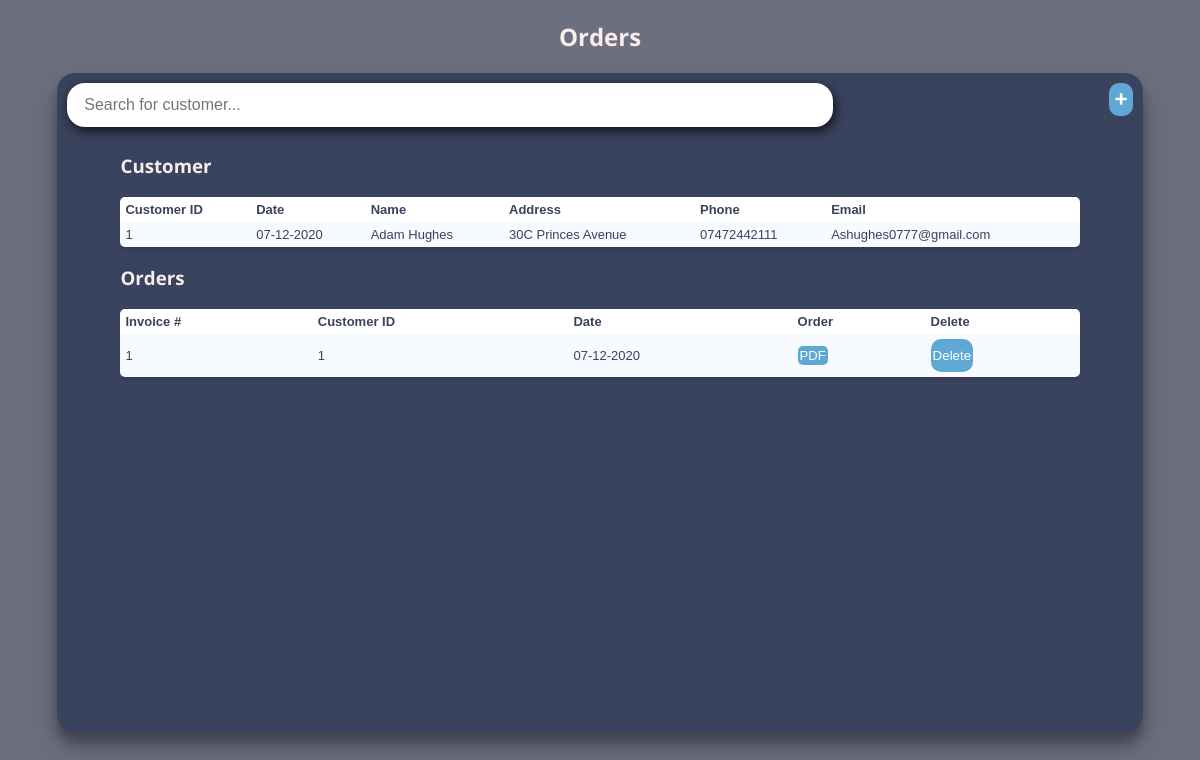
The app's page /customer_orders/1 (signed in) with its own data.
### Dashboard/models.py (models this page shows, shortened)
class Customer(db.Model):
    __tablename__ = 'customer'
    __searchable__ = ['name', 'address']
    id = db.Column(db.Integer, primary_key=True)
    date_added = db.Column(db.DateTime, default=datetime.utcnow())
    name = db.Column(db.String(20), nullable=False)
    address = db.Column(db.String(40), nullable=False)
    phone = db.Column(db.String(14), unique=True, nullable=False)
    email = db.Column(db.String(120), nullable=True)
    orders = db.relationship('Order', backref='customer', lazy=True)

class Order(db.Model):
    id = db.Column(db.Integer, unique=True, primary_key=True)
    customer_id = db.Column(db.Integer, db.ForeignKey('customer.id'), nullable=False)
    date_added = db.Column(db.DateTime, default=datetime.utcnow())
    order_sheet = db.Column(db.String(300), nullable=False)

### Dashboard/main/routes.py (the view)
@main.route('/customer_orders/<int:customer_id>')
@login_required
def orders(customer_id):
    customer = Customer.query.get_or_404(customer_id)
    order = Order.query.filter_by(customer_id=customer_id).all()
    return render_template('orders.html', customer=customer, orders=order)

### Dashboard/models.py (called while the page is built)
@login_manager.user_loader
def load_user(user_id):
    return Admin.query.get(int(user_id))

### Dashboard/templates/orders.html (shortened to what this page needs)
{% extends 'base.html' %}
{% block header %}
<h2 class="title">Orders</h2>
{% endblock %}
{% block content %}
      <div class="customer-container">
        <h3>Customer</h3>
        <table class="magic-table" id="table">
          <thead>
            <tr>
              <th scope="col">Customer ID</th>
              <th scope="col">Date</th>
              <th scope="col">Name</th>
              <th scope="col">Address</th>
              <th scope="col">Phone</th>
              <th scope="col">Email</th>
            </tr>
          </thead>
          <tbody>
          <tr>
            <td >{{ customer.id }}</td>
            <td>{{ customer.date_added.strftime('%d-%m-%Y') }}</td>
            <td>{{ customer.name }}</td>
            <td>{{ customer.address }}</td>
            <td>{{ customer.phone }}</td>
            <td>{{ customer.email }}</td>
          </tr>
        </tbody>
      </table>
      </div>
      <div class="order-container">
        <h3>Orders</h3>
        <table class="order-table" id="table">
          <thead>
            <tr>
              <th scope="col">Invoice #</th>
              <th scope="col">Customer ID</th>
              <th scope="col">Date</th>
              <th scope="col">Order</th>
              <th scope="col">Delete</th>
            </tr>
          </thead>
          <tbody>
            {% for order in orders %}
            <tr>
              <td >{{ order.id }}</td>
              <td>{{ order.customer_id }}</td>
              <td>{{ order.date_added.strftime('%d-%m-%Y') }}</td>
              <td><a href="{{ order.order_sheet }}" class="view">PDF</a></td>
              <td>
                <form action="{{ url_for('main.delete_order',customer_id=order.customer_id, order_id=order.id) }}" method="post">
                  <button class="delete-btn" type="submit">Delete</button>
                </form>
              </td>
            </tr>
            {% endfor %}
          </tbody>
        </table>
      </div>
{% endblock %}

### Dashboard/static/main.css (style rules this page uses)
body { background-color: #6C6F7F; color: #f8edeb; font-family: 'Open Sans', sans-serif; }
button { display: inline-block; border: none; border-radius: 10px; height: 2.5em; margin: 0; text-decoration: none; background:#5fa8d3; color: #ffffff; font-family: sans-serif; cursor: pointer; text-align: center; transition: background 250ms ease-in-out, transform 150ms ease; -webkit-appearance: none; -moz-appearance: none; }
.title { text-align: center; }
.magic-table { border-collapse: collapse; font-family: sans-serif; font-size: 13px; background-color: #fff; box-shadow: 0 3px 3px rgba(0, 0, 0, 0.1); border-radius: 5px; overflow-x: auto; text-align: left; width: 100%; }
.magic-table tbody tr:nth-child(odd) { background-color: rgba(100, 150, 250, 0.05); }
.magic-table td, th { white-space: nowrap; padding: 5px; color: #3A435E; }
.order-table { border-collapse: collapse; font-family: sans-serif; font-size: 13px; background-color: #fff; box-shadow: 0 3px 3px rgba(0, 0, 0, 0.1); border-radius: 5px; overflow-x: auto; text-align: left; width: 100%; }
.order-table tbody tr:nth-child(odd) { background-color: rgba(100, 150, 250, 0.05); }
.order-table td, th { white-space: nowrap; padding: 5px; color: #3A435E; }
.view { background-color: #5fa8d3; color: #fefefe; text-decoration: none; padding: 2px; border-radius: 5px; }
.delete-btn { padding: 2px; }

### records on screen
Customer: id "1", date_added "07-12-2020", name "Adam Hughes", address "30C Princes Avenue", phone "07472442111", email "Ashughes0777@gmail.com"
Order: id "1", customer_id "1", date_added "07-12-2020"
